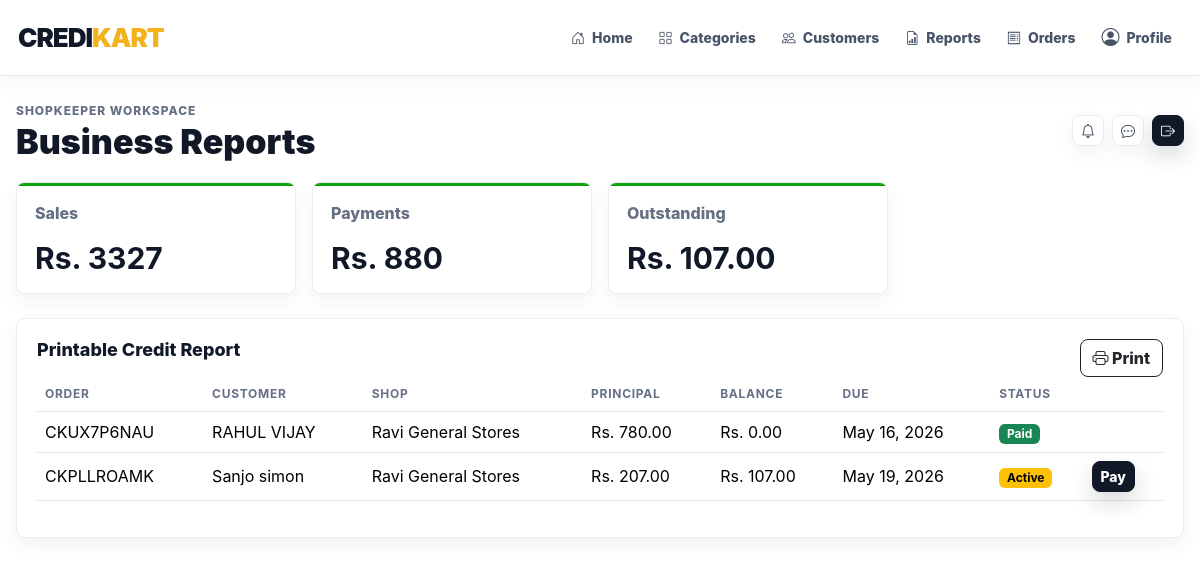
The page /reports/ (signed in) on the database its author committed.
### accounts/models.py (models this page shows)
class User(AbstractUser):
    ADMIN = 'admin'
    SHOPKEEPER = 'shopkeeper'
    CUSTOMER = 'customer'
    ROLE_CHOICES = (
        (ADMIN, 'Admin'),
        (SHOPKEEPER, 'Shopkeeper'),
        (CUSTOMER, 'Customer'),
    )
    role = models.CharField(max_length=20, choices=ROLE_CHOICES, default=CUSTOMER)
    phone = models.CharField(max_length=20, blank=True)
    address = models.TextField(blank=True)
    is_approved = models.BooleanField(default=True)
    created_at = models.DateTimeField(auto_now_add=True)
    @property
    def is_platform_admin(self):
        return self.is_superuser or self.role == self.ADMIN
    @property
    def is_shopkeeper(self):
        return self.role == self.SHOPKEEPER
    @property
    def is_customer(self):
        return self.role == self.CUSTOMER

class Shopkeeper(models.Model):
    user = models.OneToOneField(User, on_delete=models.CASCADE, related_name='shopkeeper_profile')
    shop_name = models.CharField(max_length=120)
    business_registration = models.CharField(max_length=80, blank=True)
    licence_document = models.FileField(upload_to='shopkeeper_licences/', blank=True, null=True)
    credit_limit = models.DecimalField(max_digits=12, decimal_places=2, default=0)
    city = models.CharField(max_length=80, blank=True)
    is_active = models.BooleanField(default=True)
    created_at = models.DateTimeField(auto_now_add=True)
    def __str__(self):
        return self.shop_name

### credits/models.py (models this page shows, shortened)
class CreditTransaction(models.Model):
    ACTIVE = 'active'
    PAID = 'paid'
    OVERDUE = 'overdue'
    EXTENSION_REQUESTED = 'extension_requested'
    STATUS_CHOICES = (
        (ACTIVE, 'Active'),
        (PAID, 'Paid'),
        (OVERDUE, 'Overdue'),
        (EXTENSION_REQUESTED, 'Extension Requested'),
    )
    order = models.OneToOneField('orders.Order', on_delete=models.CASCADE, related_name='credit')
    customer = models.ForeignKey('customers.Customer', on_delete=models.CASCADE, related_name='credit_transactions')
    shopkeeper = models.ForeignKey('accounts.Shopkeeper', on_delete=models.CASCADE, related_name='credit_transactions')
    principal_amount = models.DecimalField(max_digits=12, decimal_places=2)
    amount_paid = models.DecimalField(max_digits=12, decimal_places=2, default=0)
    due_date = models.DateField()
    status = models.CharField(max_length=30, choices=STATUS_CHOICES, default=ACTIVE)
    reminder_count = models.PositiveIntegerField(default=0)
    created_at = models.DateTimeField(auto_now_add=True)
    updated_at = models.DateTimeField(auto_now=True)
    @property
    def remaining_balance(self):
        return max(self.principal_amount - self.amount_paid, 0)

### orders/models.py (models this page shows, shortened)
class Order(models.Model):
    READY = 'ready'
    PAY_LATER = 'pay_later'
    PAYMENT_CHOICES = ((READY, 'Ready Payment'), (PAY_LATER, 'Pay Later'))
    UPI = 'upi'
    CARD = 'card'
    PAYMENT_METHOD_CHOICES = ((UPI, 'UPI'), (CARD, 'Card'))
    PAYMENT_PENDING = 'pending'
    PAYMENT_PAID = 'paid'
    PAYMENT_CREDIT = 'credit'
    PAYMENT_STATUS_CHOICES = (
        (PAYMENT_PENDING, 'Pending'),
        (PAYMENT_PAID, 'Paid'),
        (PAYMENT_CREDIT, 'Pay Later'),
    )
    PENDING = 'pending'
    COMPLETED = 'completed'
    CANCELLED = 'cancelled'
    STATUS_CHOICES = ((PENDING, 'Pending'), (COMPLETED, 'Completed'), (CANCELLED, 'Cancelled'))
    customer = models.ForeignKey('customers.Customer', on_delete=models.CASCADE, related_name='orders')
    shopkeeper = models.ForeignKey('accounts.Shopkeeper', on_delete=models.CASCADE, related_name='orders')
    order_number = models.CharField(max_length=20, unique=True)
    payment_type = models.CharField(max_length=20, choices=PAYMENT_CHOICES)
    payment_method = models.CharField(max_length=20, choices=PAYMENT_METHOD_CHOICES, blank=True)
    payment_status = models.CharField(max_length=20, choices=PAYMENT_STATUS_CHOICES, default=PAYMENT_PENDING)
    payment_reference = models.CharField(max_length=100, blank=True)
    status = models.CharField(max_length=20, choices=STATUS_CHOICES, default=COMPLETED)
    total_amount = models.DecimalField(max_digits=12, decimal_places=2)
    due_date = models.DateField(null=True, blank=True)
    notes = models.TextField(blank=True)
    created_at = models.DateTimeField(auto_now_add=True)
    class Meta:
        ordering = ['-created_at']

### customers/models.py (models this page shows)
class Customer(models.Model):
    user = models.OneToOneField(settings.AUTH_USER_MODEL, on_delete=models.CASCADE, related_name='customer_profile')
    shopkeeper = models.ForeignKey(
        'accounts.Shopkeeper',
        on_delete=models.SET_NULL,
        null=True,
        blank=True,
        related_name='customers',
    )
    credit_limit = models.DecimalField(max_digits=12, decimal_places=2, default=5000)
    outstanding_balance = models.DecimalField(max_digits=12, decimal_places=2, default=0)
    city = models.CharField(max_length=80, blank=True)
    created_at = models.DateTimeField(auto_now_add=True)
    def __str__(self):
        return self.user.get_full_name() or self.user.username

### accounts/decorators.py (the view)
    def wrapper(request, *args, **kwargs):
        user = request.user
        if not user.is_authenticated or not user.is_shopkeeper:
            raise PermissionDenied
        if not user.is_approved or not user.shopkeeper_profile.is_active:
            raise PermissionDenied
        return view_func(request, *args, **kwargs)

### reports/views.py (called while the page is built)
@login_required
@approved_shopkeeper_required
def shop_reports(request):
    shop = request.user.shopkeeper_profile
    orders = Order.objects.filter(shopkeeper=shop)
    credits = CreditTransaction.objects.filter(shopkeeper=shop)
    payments = Payment.objects.filter(shopkeeper=shop)
    context = {
        'orders': orders[:20],
        'credits': credits.select_related('customer__user')[:20],
        'sales_total': orders.aggregate(total=Sum('total_amount'))['total'] or 0,
        'payment_total': payments.aggregate(total=Sum('amount'))['total'] or 0,
        'outstanding_total': sum(c.remaining_balance for c in credits),
    }
    return render(request, 'reports/shop_reports.html', context)

### templates/reports/shop_reports.html
{% extends 'base.html' %}
{% block page_title %}Business Reports{% endblock %}
{% block content %}
<div class="stats-grid">
  <div class="stat-card"><span>Sales</span><strong>Rs. {{ sales_total }}</strong></div>
  <div class="stat-card"><span>Payments</span><strong>Rs. {{ payment_total }}</strong></div>
  <div class="stat-card"><span>Outstanding</span><strong>Rs. {{ outstanding_total }}</strong></div>
</div>
<section class="panel mt-4">
  <div class="d-flex justify-content-between"><h2 class="section-title">Printable Credit Report</h2><button onclick="window.print()" class="btn btn-outline-dark print-hide"><i class="bi bi-printer"></i> Print</button></div>
  {% include 'credits/_table.html' with credits=credits %}
</section>
{% endblock %}

### templates/base.html (shortened to what this page needs)
{% load static %}
<!doctype html>
<html lang="en">
<head>
  <link href="https://cdn.jsdelivr.net/npm/bootstrap@5.3.3/dist/css/bootstrap.min.css" rel="stylesheet">
  <link href="https://cdn.jsdelivr.net/npm/bootstrap-icons@1.11.3/font/bootstrap-icons.css" rel="stylesheet">
  <link href="{% static 'css/app.css' %}" rel="stylesheet">
</head>
<body class="{% if user.is_authenticated %}app-body{% else %}auth-body{% endif %}">
{% if user.is_authenticated %}
<div class="app-shell">
  <header class="site-navbar">
    <a class="brand" href="{% url 'dashboard:home' %}">CREDI<span>KART</span></a>
    <nav class="primary-nav" aria-label="Primary navigation">
      <a class="nav-link" href="{% url 'dashboard:home' %}"><i class="bi bi-house-door"></i>Home</a>
      {% if user.is_shopkeeper %}
        <a class="nav-link" href="{% url 'products:list' %}"><i class="bi bi-grid"></i>Categories</a>
        <a class="nav-link" href="{% url 'customers:list' %}"><i class="bi bi-people"></i>Customers</a>
        <a class="nav-link" href="{% url 'reports:shop' %}"><i class="bi bi-file-earmark-bar-graph"></i>Reports</a>
      {% endif %}
      <a class="nav-link" href="{% url 'orders:list' %}"><i class="bi bi-receipt"></i>Orders</a>
      <a class="nav-link nav-icon-link" href="{% url 'accounts:profile' %}"><i class="bi bi-person-circle"></i>Profile</a>
    </nav>
  </header>
  <main class="content">
    <header class="topbar app-container">
      <div>
        <p class="eyebrow mb-1">{{ user.get_role_display|default:'Admin' }} Workspace</p>
        <h1>{% block page_title %}Dashboard{% endblock %}</h1>
      </div>
      <div class="d-flex align-items-center gap-2">
        <a class="btn btn-soft btn-sm" href="{% url 'notifications:list' %}"><i class="bi bi-bell"></i></a>
        <a class="btn btn-soft btn-sm" href="{% url 'chat_system:inbox' %}"><i class="bi bi-chat-dots"></i></a>
        <form method="post" action="{% url 'accounts:logout' %}">{% csrf_token %}
          <button class="btn btn-dark btn-sm"><i class="bi bi-box-arrow-right"></i></button>
        </form>
      </div>
    </header>
    <div class="app-container page-transition">
      {% block content %}{% endblock %}
    </div>
  </main>
</div>
{% else %}
  {% block auth_content %}{% endblock %}
{% endif %}
</body>
</html>

### templates/credits/_table.html (shortened to what this page needs)
<div class="table-responsive">
<table class="table align-middle">
  <thead><tr><th>Order</th><th>Customer</th><th>Shop</th><th>Principal</th><th>Balance</th><th>Due</th><th>Status</th><th></th></tr></thead>
  <tbody>
  {% for credit in credits %}
    <tr>
      <td>{{ credit.order.order_number }}</td><td>{{ credit.customer }}</td><td>{{ credit.shopkeeper }}</td>
      <td>Rs. {{ credit.principal_amount }}</td><td>Rs. {{ credit.remaining_balance }}</td><td>{{ credit.due_date }}</td>
      <td><span class="badge text-bg-{% if credit.status == 'paid' %}success{% elif credit.status == 'overdue' %}danger{% else %}warning{% endif %}">{{ credit.get_status_display }}</span></td>
      <td class="text-nowrap">
        {% if credit.remaining_balance > 0 %}<a class="btn btn-sm btn-dark" href="{% url 'payments:record' credit.pk %}">Pay</a>{% endif %}
      </td>
    </tr>
  {% empty %}<tr><td colspan="8">No credit records found.</td></tr>{% endfor %}
  </tbody>
</table>
</div>

### static/css/app.css (style rules this page uses)
:root { --ink: #111827; --muted: #667085; --line: #eaecf0; --panel: #ffffff; --canvas: #ffffff; --blue: #111827; --blue-strong: #030712; --blue-soft: #f3f4f6; --green: #10a310; --green-strong: #0b7f10; --green-soft: #ecfdf3; --gold: #f3b21a; --gold-soft: #fff7df; --rose-soft: #fff0f1; --shadow-sm: 0 8px 20px rgba(17, 24, 39, .05); --shadow-md: 0 20px 48px rgba(17, 24, 39, .08); --radius: 8px; }
* { box-sizing: border-box; }
html { scroll-behavior: smooth; }
body { margin: 0; color: var(--ink); background: var(--canvas); font-family: Inter, Manrope, Poppins, system-ui, -apple-system, BlinkMacSystemFont, "Segoe UI", sans-serif; letter-spacing: 0; }
a { color: inherit; text-decoration: none; }
.app-body { background: #fff; }
.app-shell { min-height: 100vh; }
.app-container { width: min(1180px, calc(100% - 32px)); margin: 0 auto; }
.site-navbar { position: sticky; top: 0; z-index: 50; display: flex; align-items: center; justify-content: space-between; gap: 22px; min-height: 76px; padding: 14px max(18px, calc((100vw - 1180px) / 2)); background: rgba(255, 255, 255, .94); border-bottom: 1px solid rgba(226, 232, 240, .82); box-shadow: 0 8px 26px rgba(15, 23, 42, .04); backdrop-filter: blur(18px); }
.brand { display: inline-flex; align-items: center; gap: 0; color: var(--blue); font-size: 26px; font-weight: 900; letter-spacing: -1px; white-space: nowrap; }
.brand span { color: var(--gold); }
.primary-nav { display: flex; align-items: center; justify-content: flex-end; gap: 6px; flex-wrap: wrap; }
.primary-nav .nav-link { position: relative; display: inline-flex; align-items: center; gap: 7px; min-height: 40px; padding: 9px 10px; border-radius: var(--radius); color: #475467; font-size: 14px; font-weight: 760; transition: color .2s ease, background .2s ease, transform .2s ease; }
.primary-nav .nav-link::after { content: ""; position: absolute; left: 10px; right: 10px; bottom: 4px; height: 2px; border-radius: 99px; background: var(--gold); transform: scaleX(0); transform-origin: left; transition: transform .2s ease; }
.nav-icon-link i { font-size: 18px; }
.content { padding: 26px 0 44px; min-width: 0; }
.topbar { display: flex; justify-content: space-between; align-items: center; gap: 16px; margin-bottom: 22px; }
.topbar h1 { font-size: clamp(24px, 3vw, 34px); line-height: 1.05; margin: 0; font-weight: 860; }
.eyebrow { color: var(--muted); font-size: 12px; text-transform: uppercase; font-weight: 850; letter-spacing: .08em; }
.btn { border-radius: var(--radius); font-weight: 760; transition: transform .2s ease, box-shadow .2s ease, background .2s ease, border-color .2s ease; }
.btn-dark { border-color: var(--ink); background: var(--ink); box-shadow: 0 10px 22px rgba(17, 24, 39, .16); }
.btn-soft { background: #fff; border: 1px solid var(--line); color: #334155; box-shadow: var(--shadow-sm); }
.panel, .item-card { background: #fff; border: 1px solid var(--line); border-radius: var(--radius); padding: 20px; box-shadow: var(--shadow-sm); }
.section-title { font-size: 18px; font-weight: 850; margin: 0 0 14px; }
.table { --bs-table-bg: transparent; }
.table th { color: var(--muted); font-size: 12px; text-transform: uppercase; letter-spacing: .06em; }
.stats-grid { display: grid; grid-template-columns: repeat(4, minmax(0, 1fr)); gap: 16px; }
.stat-card { position: relative; overflow: hidden; display: flex; flex-direction: column; justify-content: space-between; min-height: 112px; padding: 18px; background: #fff; border: 1px solid var(--line); border-radius: var(--radius); box-shadow: var(--shadow-sm); }
.stat-card::before { content: ""; position: absolute; inset: 0 0 auto; height: 3px; background: var(--green); }
.stat-card span { color: var(--muted); font-weight: 760; }
.stat-card strong { font-size: clamp(22px, 2.6vw, 30px); line-height: 1.1; }
.page-transition { animation: pageIn .42s ease both; }

### rows shown on the page
User: role "SHOPKEEPER"
CreditTransaction: order.order_number "CKUX7P6NAU", customer "RAHUL VIJAY", shopkeeper "Ravi General Stores", principal_amount "780.00", remaining_balance "0.00", due_date "May 16, 2026", status "Paid"
CreditTransaction: order.order_number "CKPLLROAMK", customer "Sanjo simon", shopkeeper "Ravi General Stores", principal_amount "207.00", remaining_balance "107.00", due_date "May 19, 2026", status "Active", shows "Pay"

### other values the page prints
{{ sales_total }} "3327"
{{ payment_total }} "880"
{{ outstanding_total }} "107.00"
